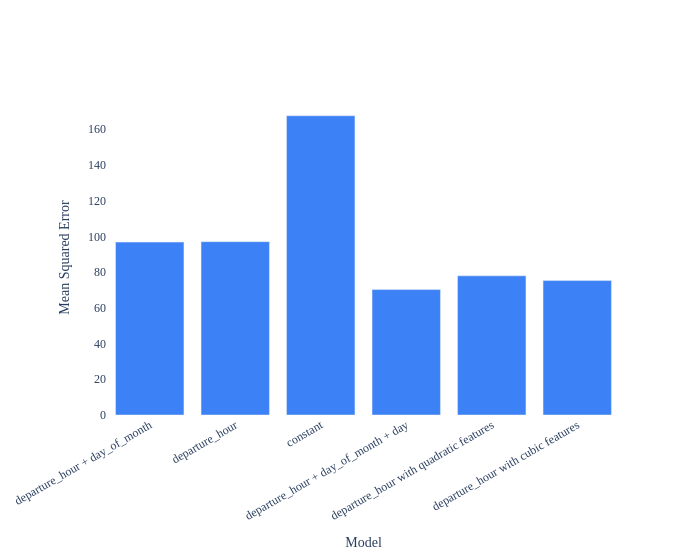

Notebook source saved alongside this figure:
### Code cell
import plotly.graph_objects as go

# Create a bar chart of mean squared errors for each model so far
mse_bar_fig = go.Figure(
    go.Bar(
        x=list(mse_dict.keys()),
        y=list(mse_dict.values()),
        marker_color="#3d81f6"
    )
)
mse_bar_fig.update_layout(
    # title="Mean Squared Error of Each Model",
    xaxis_title="Model",
    yaxis_title="Mean Squared Error",
    font=dict(family='Palatino'),
    plot_bgcolor='white',
    xaxis_tickangle=-30,
    width=700
)
mse_bar_fig.show()

### Figure 1 — Plotly figure (JSON) as saved in the notebook; plotly's stock layout.template omitted (floating-point values rounded to 4 significant figures)
{"data": [{"marker": {"color": "#3d81f6"}, "type": "bar", "x": ["departure_hour + day_of_month", "departure_hour", "constant", "departure_hour + day_of_month + day", "departure_hour with quadratic features", "departure_hour with cubic features"], "y": [96.79, 97.05, 167.5, 70.22, 77.92, 75.27]}], "layout": {"font": {"family": "Palatino"}, "plot_bgcolor": "white", "width": 700, "xaxis": {"tickangle": -30, "title": {"text": "Model"}}, "yaxis": {"title": {"text": "Mean Squared Error"}}}}
